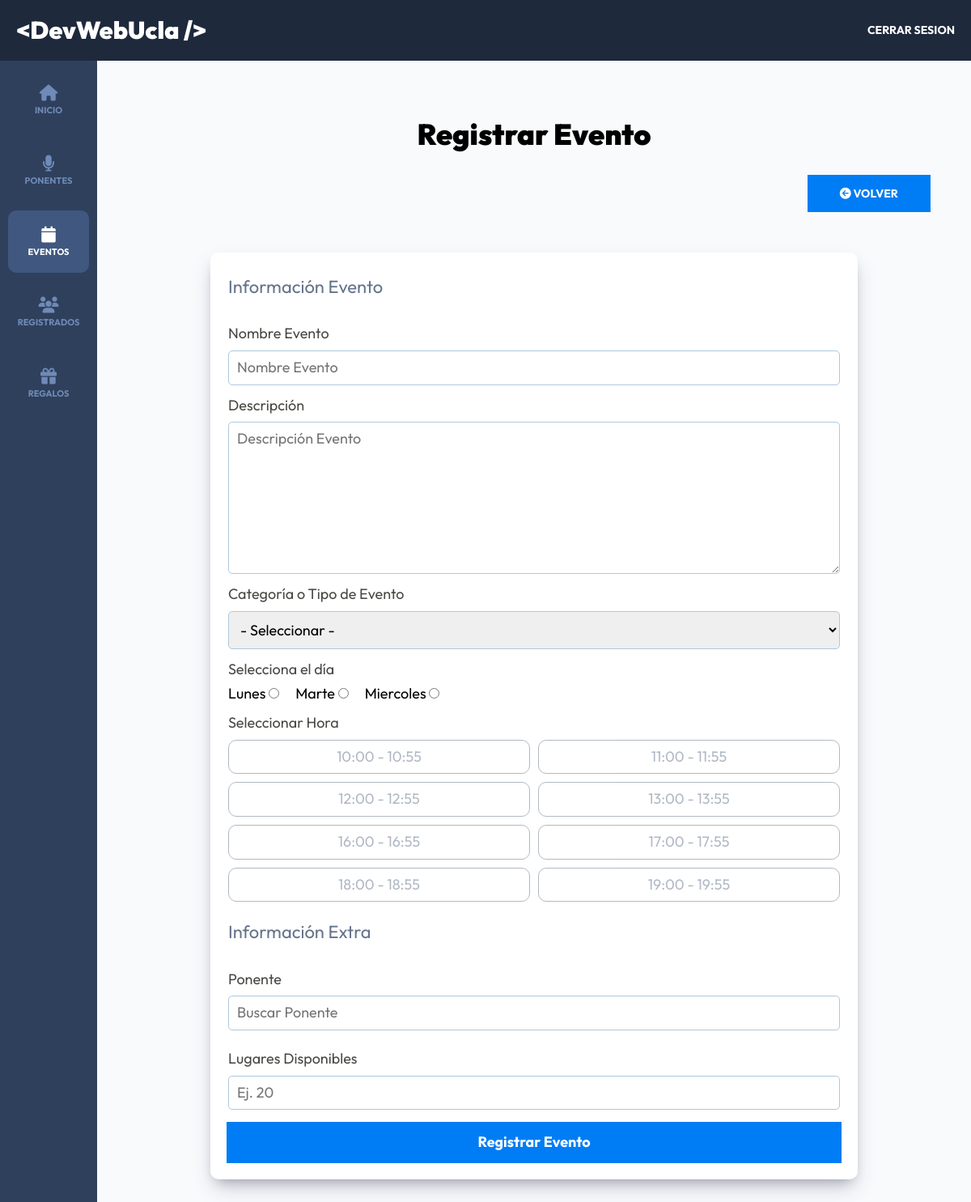
/admin/eventos/crear (signed in), run on the app's committed database.
### tables this page shows
CREATE TABLE `dias` (
  `id` int NOT NULL AUTO_INCREMENT,
  `nombre` varchar(15) DEFAULT NULL,
  PRIMARY KEY (`id`)
);

CREATE TABLE `horas` (
  `id` int NOT NULL AUTO_INCREMENT,
  `hora` varchar(13) DEFAULT NULL,
  PRIMARY KEY (`id`)
);

### controllers/EventosController.php (called while the page is built, shortened)
<?php
class EventosController {
    public static function crear(Router $router) {
        $alertas = [];
        $categorias = Categoria::all('ASC');
        $dias = Dia::all('ASC');
        $horas = Hora::all('ASC');
        $evento = new Evento;
        $router->render('admin/eventos/crear', [
            'titulo' => 'Registrar Evento',
            'alertas' => $alertas,
            'categorias' => $categorias,
            'dias' => $dias,
            'horas' => $horas,
            'evento' => $evento
        ]);
    }
}

### public/index.php (called while the page is built, shortened)
<?php
$router = new Router();
$router->get('/login', [AuthController::class, 'login']);
$router->post('/login', [AuthController::class, 'login']);
$router->post('/logout', [AuthController::class, 'logout']);
$router->get('/registro', [AuthController::class, 'registro']);
$router->post('/registro', [AuthController::class, 'registro']);
$router->get('/olvide', [AuthController::class, 'olvide']);
$router->post('/olvide', [AuthController::class, 'olvide']);
$router->get('/reestablecer', [AuthController::class, 'reestablecer']);
$router->post('/reestablecer', [AuthController::class, 'reestablecer']);
$router->get('/mensaje', [AuthController::class, 'mensaje']);
$router->get('/confirmar-cuenta', [AuthController::class, 'confirmar']);
$router->get('/admin/dashboard', [DashboardController::class, 'index']);
$router->get('/admin/ponentes', [PonentesController::class, 'index']);
$router->get('/admin/ponentes/crear', [PonentesController::class, 'crear']);
$router->post('/admin/ponentes/crear', [PonentesController::class, 'crear']);
$router->get('/admin/ponentes/editar', [PonentesController::class, 'editar']);
$router->post('/admin/ponentes/editar', [PonentesController::class, 'editar']);
$router->post('/admin/ponentes/eliminar', [PonentesController::class, 'eliminar']);
$router->get('/admin/eventos', [EventosController::class, 'index']);
$router->get('/admin/eventos/crear', [EventosController::class, 'crear']);
$router->post('/admin/eventos/crear', [EventosController::class, 'crear']);
$router->get('/admin/eventos/editar', [EventosController::class, 'editar']);
$router->post('/admin/eventos/editar', [EventosController::class, 'editar']);
$router->post('/admin/eventos/eliminar', [EventosController::class, 'eliminar']);
$router->get('/api/eventos-horario', [APIEventos::class, 'index']);
$router->get('/api/ponentes', [APIPonentes::class, 'index']);
$router->get('/api/ponente', [APIPonentes::class, 'ponente']);
$router->get('/api/regalos', [APIRegalos::class, 'index']);
$router->get('/admin/registrados', [RegistradosController::class, 'index']);
$router->get('/admin/regalos', [RegalosController::class, 'index']);
$router->get('/finalizar-registro', [RegistroController::class, 'crear']);
$router->post('/finalizar-registro/gratis', [RegistroController::class, 'gratis']);
$router->post('/finalizar-registro/pagar', [RegistroController::class, 'pagar']);
$router->get('/finalizar-registro/conferencias', [RegistroController::class, 'conferencias']);
$router->post('/finalizar-registro/conferencias', [RegistroController::class, 'conferencias']);
$router->get('/boleto', [RegistroController::class, 'boleto']);
$router->get('/', [PaginasController::class, 'index']);
$router->get('/devwebucla', [PaginasController::class, 'evento']);
$router->get('/paquetes', [PaginasController::class, 'paquetes']);
$router->get('/workshops-conferencias', [PaginasController::class, 'conferencias']);
$router->get('/404', [PaginasController::class, 'error']);
$router->comprobarRutas();

### models/Evento.php (called while the page is built, shortened)
<?php
class Evento extends ActiveRecord {
    public function __construct($args = [])
    {
        $this->nombre = $args['nombre'] ?? '';
        $this->disponibles = $args['disponibles'] ?? '';
        $this->dia_id = $args['dia_id'] ?? '';
    }
}

### models/ActiveRecord.php (called while the page is built, shortened)
<?php
class ActiveRecord {
    protected static $db;
    protected static $tabla = '';
    public static function setDB($database) {
        self::$db = $database;
    }
    public static function consultarSQL($query) {
        $resultado = self::$db->query($query);
        $array = [];
        while($registro = $resultado->fetch_assoc()) {
            $array[] = static::crearObjeto($registro);
        }
        return $array;
    }
    protected static function crearObjeto($registro) {
        $objeto = new static;
        foreach($registro as $key => $value ) {
            if(property_exists( $objeto, $key  )) {
                $objeto->$key = $value;
            }
        }
        return $objeto;
    }
    public static function all($orden = 'DESC') {
        $query = "SELECT * FROM " . static::$tabla . " ORDER BY id ${orden}";
        $resultado = self::consultarSQL($query);
        return $resultado;
    }
}

### views/admin/eventos/formulario.php (the view, shortened to what this page needs)
<fieldset class="formulario__fieldset">
    <legend class="formulario__legend">Información Evento</legend>
    <div class="formulario__campo">
        <label for="nombre" class="formulario__label">Nombre Evento</label>
        <input
            type="text"
            class="formulario__input"
            id="nombre"
            name="nombre"
            placeholder="Nombre Evento"
            value="<?php echo $evento->nombre; ?>"
        >
    </div>
    <div class="formulario__campo">
        <label for="descripcion" class="formulario__label">Descripción</label>
        <textarea
            class="formulario__input"
            id="descripcion"
            name="descripcion"
            placeholder="Descripción Evento"
            rows="8"
        ><?php echo $evento->descripcion; ?></textarea>
    </div>
    <div class="formulario__campo">
        <label for="categoria" class="formulario__label">Categoría o Tipo de Evento</label>
        <select
            class="formulario__select"
            id="categoria"
            name="categoria_id"
        >
            <option value="">- Seleccionar -</option>
        </select>
    </div>
    <div class="formulario__campo">
        <label for="categoria" class="formulario__label">Selecciona el día</label>
        <div class="formulario__radio">
            <?php foreach($dias as $dia) { ?>
                <div>
                    <label for="<?php echo strtolower($dia->nombre); ?>"><?php echo $dia->nombre; ?></label>
                    <input
                        type="radio"
                        id="<?php echo strtolower($dia->nombre); ?>"
                        name="dia"
                        value="<?php echo $dia->id; ?>"
                        <?php echo ($evento->dia_id === $dia->id) ? 'checked' : ''; ?>
                    />
                </div>
            <?php } ?>
        </div>
    </div>
    <div id="horas" class="formulario__campo">
        <label class="formulario__label">Seleccionar Hora</label>
        <ul id="horas" class="horas">
            <?php foreach($horas as $hora) { ?>
                <li data-hora-id="<?php echo $hora->id; ?>" class="horas__hora horas__hora--deshabilitada"><?php echo $hora->hora; ?></li>
            <?php } ?>
        </ul>
    </div>
</fieldset>
<fieldset class="formulario__fieldset">
    <legend class="formulario__legend">Información Extra</legend>
    <div class="formulario__campo">
        <label for="ponentes" class="formulario__label">Ponente</label>
        <input
            type="text"
            class="formulario__input"
            id="ponentes"
            placeholder="Buscar Ponente"
        >
    </div>
    <div class="formulario__campo">
        <label for="disponibles" class="formulario__label">Lugares Disponibles</label>
        <input
            type="number"
            min="1"
            class="formulario__input"
            id="disponibles"
            name="disponibles"
            placeholder="Ej. 20"
            value="<?php echo $evento->disponibles; ?>"
        >
    </div>
</fieldset>

### public/build/css/app.css (style rules this page uses)
html { line-height: 1.15; -webkit-text-size-adjust: 100%; }
body { margin: 0; }
button, input, optgroup, select, textarea { font-family: inherit; font-size: 100%; line-height: 1.15; margin: 0; }
button, input { overflow: visible; }
button, select { text-transform: none; }
fieldset { padding: 0.35em 0.75em 0.625em; }
legend { box-sizing: border-box; color: inherit; display: table; max-width: 100%; padding: 0; white-space: normal; }
textarea { overflow: auto; }
[type=checkbox], [type=radio] { box-sizing: border-box; padding: 0; }
html { font-size: 62.5%; box-sizing: border-box; height: 100%; }
*, *:before, *:after { box-sizing: inherit; }
body { font-family: "Outfit", sans-serif; font-size: 1.8rem; }
.formulario__fieldset { border: none; margin-top: 1rem; padding: 0; }
.formulario__legend { color: #64748B; font-size: 2.2rem; margin-bottom: 2rem; }
.formulario__campo { display: flex; flex-direction: column; gap: 1rem; margin: 1.5rem 0; }
.formulario__label { display: block; font-size: 1.8rem; color: rgba(26, 27, 21, 0.8); }
.formulario__input, .formulario__input--sociales, .formulario__select--sociales, .formulario__select { padding: 1rem; border: 1px solid #b1c7dd; border-radius: 0.5rem; }
.formulario__radio { display: flex; gap: 2rem; }
.horas { margin: 0; padding: 0; list-style: none; display: grid; gap: 1rem; grid-template-columns: repeat(1, 1fr); }
@media (min-width: 768px) { .horas { display: grid; gap: 1rem; grid-template-columns: repeat(2, 1fr); } }
.horas__hora, .horas__hora--deshabilitada, .horas__hora--seleccionada { color: #007df4; border: 1px solid #007df4; border-radius: 1rem; padding: 1rem; text-align: center; }
.horas__hora--deshabilitada { border: 1px solid #64748B; color: #64748B; opacity: 0.5; }
.dashboard { height: 100%; display: flex; flex-direction: column; background-color: #F8FAFC; }

### data on the page
dias: nombre "Lunes", dia "☐ Lunes"
dias: nombre "Marte", dia "☐ Marte"
dias: nombre "Miercoles", dia "☐ Miercoles"
horas: hora "10:00 - 10:55"
horas: hora "11:00 - 11:55"
horas: hora "12:00 - 12:55"
horas: hora "13:00 - 13:55"
horas: hora "16:00 - 16:55"
horas: hora "17:00 - 17:55"
horas: hora "18:00 - 18:55"
horas: hora "19:00 - 19:55"

### other printed values
$titulo "Registrar Evento"
